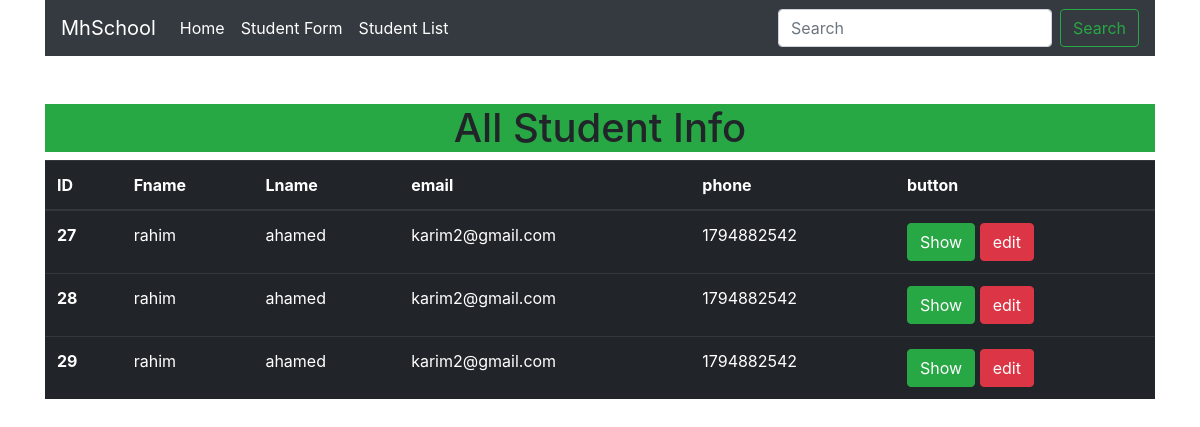
The page /show on the database as committed earlier.
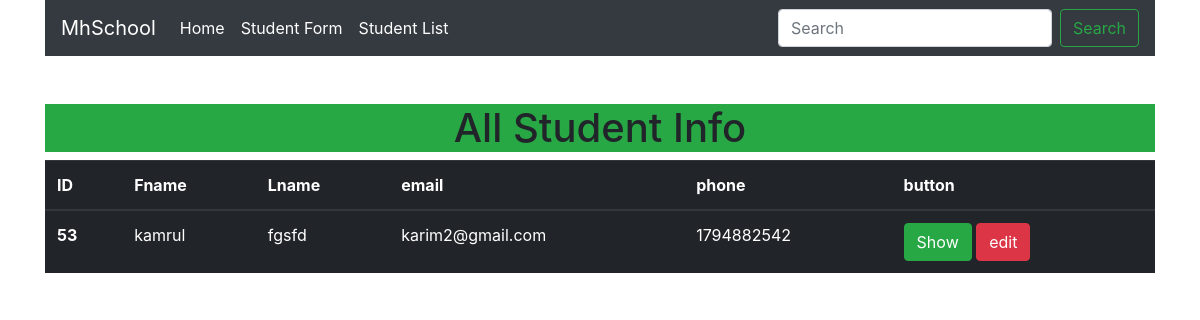
The same page on the database as committed later.
### crud/models.py (models this page shows, shortened)
class student3(models.Model):
    fname=models.CharField(max_length=50)
    lname=models.CharField(max_length=50)
    email=models.EmailField()
    phone=models.IntegerField()

### crud/views.py (the view)
# urls.py: path('show', views.show,  name='show'),
def show(request):
    show = student3.objects.all()
    title = {'title': 'show', 'profile': show}
    return render(request, 'show.html', title)

### crud/templates/show.html
{% extends 'base.html' %}
{% block block_body %}
	<div class="container">
		<h1 class="bg-success text-center mt-5">All Student Info</h1>
		<table class="table table-dark">
			<thead>
				<tr>
					<th scope="col">ID</th>
					<th scope="col">Fname</th>
					<th scope="col">Lname</th>
					<th scope="col">email</th>
					<th scope="col">phone</th>
					<th scope="col">button</th>
				</tr>
			</thead>
			<tbody>
				{% for d in profile %}
				<tr>
					<th scope="row">{{ d.id }}</th>
					<td>{{ d.fname }}</td>
					<td>{{ d.lname }}</td>
					<td>{{ d.email }}</td>
					<td>{{ d.phone }}</td>
					<td>
                        <a class="btn btn-success" href="/profile?id={{d.id}}">Show</a>
                        <a class="btn btn-danger" href="/edit?id={{d.id}}">edit</a>
                    </td>
				</tr>
				{% endfor %}
			</tbody>
		</table>
	</div>
{% endblock %}

Rows that differ between the two databases and show on the page:
removed student3: id "27", fname "rahim", lname "ahamed", email "karim2@gmail.com", phone "1794882542"
removed student3: id "28", fname "rahim", lname "ahamed", email "karim2@gmail.com", phone "1794882542"
removed student3: id "29", fname "rahim", lname "ahamed", email "karim2@gmail.com", phone "1794882542"
added student3: id "53", fname "kamrul", lname "fgsfd", email "karim2@gmail.com", phone "1794882542"
